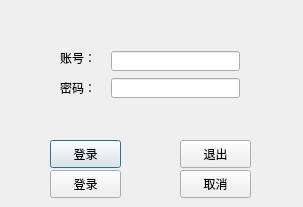
<?xml version="1.0" encoding="UTF-8"?>
<ui version="4.0">
 <class>LoginDlg</class>
 <widget class="QDialog" name="LoginDlg">
  <property name="geometry">
   <rect>
    <x>0</x>
    <y>0</y>
    <width>303</width>
    <height>207</height>
   </rect>
  </property>
  <property name="minimumSize">
   <size>
    <width>303</width>
    <height>207</height>
   </size>
  </property>
  <property name="maximumSize">
   <size>
    <width>303</width>
    <height>207</height>
   </size>
  </property>
  <property name="windowTitle">
   <string>登录</string>
  </property>
  <property name="windowIcon">
   <iconset resource="ico.qrc">
    <normaloff>:/ico1/登录.png</normaloff>:/ico1/登录.png</iconset>
  </property>
  <widget class="QLineEdit" name="userNameCtl">
   <property name="geometry">
    <rect>
     <x>111</x>
     <y>51</y>
     <width>129</width>
     <height>20</height>
    </rect>
   </property>
  </widget>
  <widget class="QLineEdit" name="passwordCtl">
   <property name="geometry">
    <rect>
     <x>111</x>
     <y>78</y>
     <width>129</width>
     <height>20</height>
    </rect>
   </property>
   <property name="inputMethodHints">
    <set>Qt::ImhHiddenText|Qt::ImhNoAutoUppercase|Qt::ImhNoPredictiveText|Qt::ImhSensitiveData</set>
   </property>
   <property name="echoMode">
    <enum>QLineEdit::Password</enum>
   </property>
  </widget>
  <widget class="QPushButton" name="Login">
   <property name="geometry">
    <rect>
     <x>50</x>
     <y>140</y>
     <width>71</width>
     <height>28</height>
    </rect>
   </property>
   <property name="text">
    <string>登录</string>
   </property>
  </widget>
  <widget class="QPushButton" name="Cancel">
   <property name="geometry">
    <rect>
     <x>180</x>
     <y>140</y>
     <width>71</width>
     <height>28</height>
    </rect>
   </property>
   <property name="text">
    <string>退出</string>
   </property>
  </widget>
  <widget class="QLabel" name="label">
   <property name="geometry">
    <rect>
     <x>60</x>
     <y>50</y>
     <width>41</width>
     <height>16</height>
    </rect>
   </property>
   <property name="text">
    <string>账号：</string>
   </property>
  </widget>
  <widget class="QLabel" name="label_2">
   <property name="geometry">
    <rect>
     <x>60</x>
     <y>80</y>
     <width>41</width>
     <height>16</height>
    </rect>
   </property>
   <property name="text">
    <string>密码：</string>
   </property>
  </widget>
  <widget class="QPushButton" name="changeUser">
   <property name="geometry">
    <rect>
     <x>50</x>
     <y>170</y>
     <width>71</width>
     <height>28</height>
    </rect>
   </property>
   <property name="text">
    <string>登录</string>
   </property>
  </widget>
  <widget class="QPushButton" name="cancelChange">
   <property name="geometry">
    <rect>
     <x>180</x>
     <y>170</y>
     <width>71</width>
     <height>28</height>
    </rect>
   </property>
   <property name="text">
    <string>取消</string>
   </property>
  </widget>
 </widget>
 <resources>
  <include location="ico.qrc"/>
 </resources>
 <connections/>
</ui>
